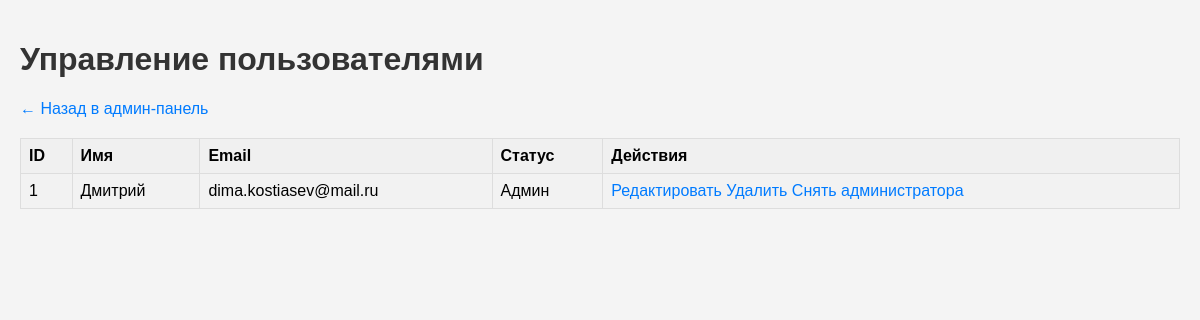
Page /assets/pages/manage_users.php (signed in) on the committed database.
### tables this page shows
CREATE TABLE `users` (
  `id` int(11) NOT NULL,
  `name` varchar(100) NOT NULL,
  `surname` varchar(100) NOT NULL,
  `patronymic` varchar(100) DEFAULT NULL,
  `login` varchar(100) NOT NULL,
  `email` varchar(100) NOT NULL,
  `password` varchar(255) NOT NULL,
  `is_admin` tinyint(1) NOT NULL DEFAULT 0
);

### assets/pages/manage_users.php (the view, shortened to what this page needs)
<?php
include '../../assets/pages/db_connect.php';
$query = "SELECT id, name, email, is_admin FROM users";
$result = $conn->query($query);
?>
<!DOCTYPE html>
<html lang="ru">
<head>
    <link rel="stylesheet" href="../../assets/css/manage_users.css">
</head>
<body>
    <h1>Управление пользователями</h1>
    <a href="../../assets/pages/admin.php" style="margin-bottom: 20px; display: inline-block;">&larr; Назад в админ-панель</a>
    <table border="1">
        <tr>
            <th>ID</th>
            <th>Имя</th>
            <th>Email</th>
            <th>Статус</th>
            <th>Действия</th>
        </tr>
        <?php while ($row = $result->fetch_assoc()): ?>
            <tr>
                <td>
                    <?php echo $row['id']; ?>
                </td>
                <td>
                    <?php echo htmlspecialchars($row['name']); ?>
                </td>
                <td>
                    <?php echo htmlspecialchars($row['email']); ?>
                </td>
                <td>
                    <?php echo $row['is_admin'] == 1 ? 'Админ' : 'Пользователь'; ?>
                </td>
                <td>
                    <a href="#?id=<?php echo $row['id']; ?>">Редактировать</a>
                    <a href="#?id=<?php echo $row['id']; ?>">Удалить</a>
                    <a
                        href="toggle_admin.php?id=<?php echo $row['id']; ?>&admin=<?php echo $row['is_admin'] ? '0' : '1'; ?>">
                        <?php echo $row['is_admin'] ? 'Снять администратора' : 'Назначить админом'; ?>
                    </a>
                </td>
            </tr>
        <?php endwhile; ?>
    </table>
</body>
</html>

### assets/css/manage_users.css (style rules this page uses)
body { font-family: Arial, sans-serif; background-color: #f4f4f4; margin: 0; padding: 20px; }
h1 { color: #333; }
a { color: #007bff; text-decoration: none; }
table { width: 100%; border-collapse: collapse; }
table, th, td { border: 1px solid #ddd; }
th, td { text-align: left; padding: 8px; }
th { background-color: #f0f0f0; }
tr:nth-child(even) { background-color: #f2f2f2; }

### rows in the picture
users: id "1", name "Дмитрий", email "dima.kostiasev@mail.ru", is_admin "Админ"
